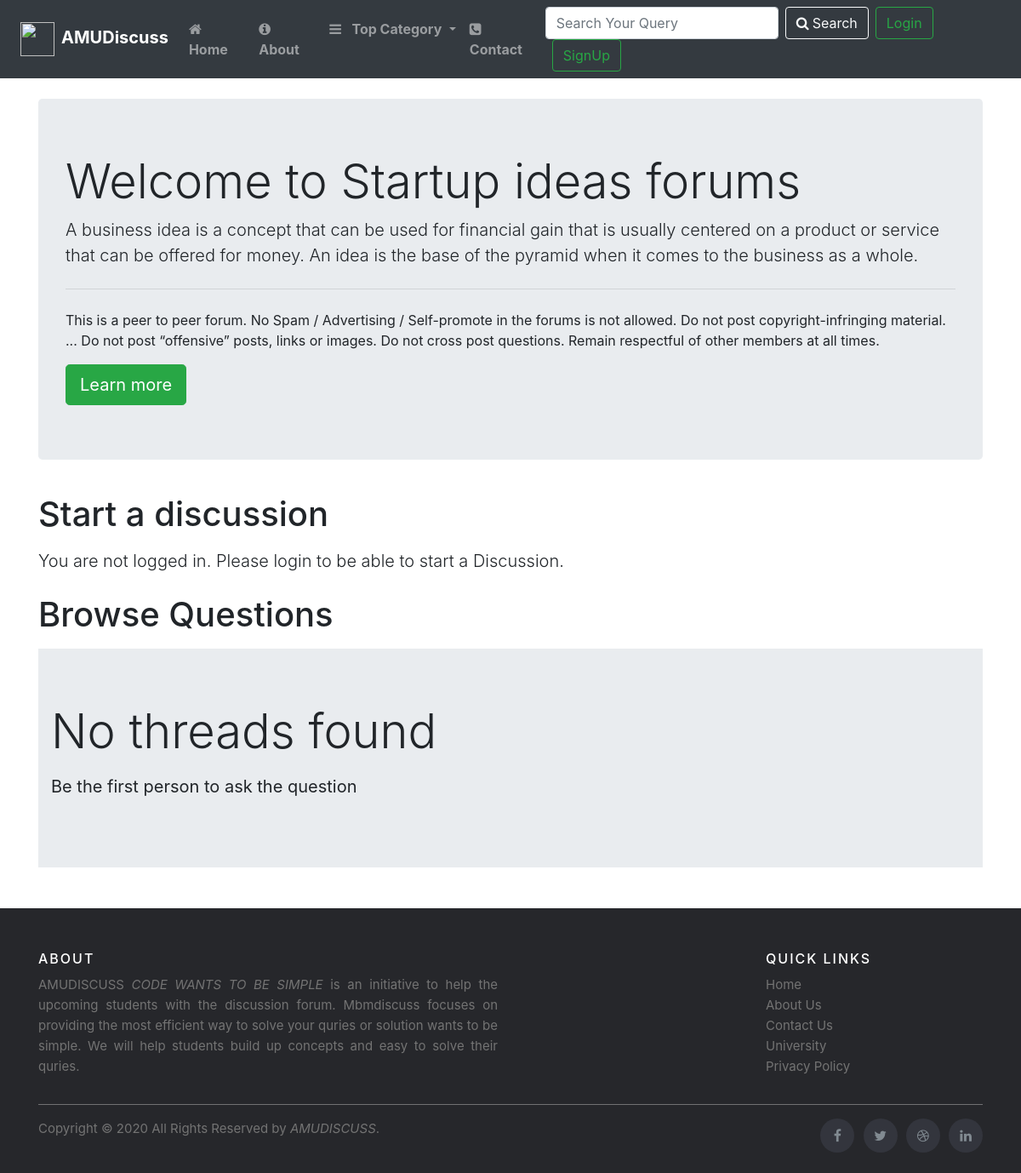
The app's page /threadlist.php?catid=4 with its own data.
### tables this page shows
CREATE TABLE `categories` (
  `category_id` int(8) NOT NULL,
  `category_name` varchar(255) NOT NULL,
  `category_description` varchar(255) NOT NULL,
  `created` datetime DEFAULT current_timestamp()
);

### threadlist.php (the view, shortened to what this page needs)
<!doctype html>
<html lang="en">
<head>
    <link rel="stylesheet" href="https://stackpath.bootstrapcdn.com/bootstrap/4.5.0/css/bootstrap.min.css"
>
        <link rel="stylesheet" href="https://cdnjs.cloudflare.com/ajax/libs/font-awesome/4.7.0/css/font-awesome.min.css">
</head>
<body>
    <?php include 'partial/_header.php'; ?>
    <?php
      $id=$_GET['catid'];
      $sql="SELECT * FROM `categories` WHERE `category_id`=$id";
      $result=mysqli_query($conn, $sql);
      while($row=mysqli_fetch_assoc($result)){
       $catname=$row['category_name'];
       $catdesc=$row['category_description'];
      }
    ?>
    <div class="container my-4">
        <div class="jumbotron">
            <h1 class="display-4">Welcome to <?php echo $catname; ?> forums</h1>
            <p class="lead"><?php echo $catdesc; ?></p>
            <hr class="my-4">
            <p>This is a peer to peer forum. No Spam / Advertising /
                Self-promote in the forums is not allowed. Do not post copyright-infringing material. ...
                Do not post “offensive” posts, links or images. Do not cross post questions.
                Remain respectful of other members at all times.</p>
            <a class="btn btn-success btn-lg" href="#" role="button">Learn more</a>
        </div>
    </div>
    <?php
 if(isset($_SESSION['loggedin']) && $_SESSION['loggedin']=true){
    echo '<div class="container">
        <h1 class="py-2">Start a discussion</h1>
        <form action="'.$_SERVER['REQUEST_URI'].'" method="post">
    <div class="form-group">
        <label for="title">Problem Title</label>
        <input type="text" class="form-control" id="title" name="title" aria-describedby="titleHelp" Required>
        <small id="titleHelp" class="form-text text-muted">Keep your title as short and crisp as
            possible</small>
    </div>
    <input type="hidden" name="sno" value="'.$_SESSION['sno'].'">
    <div class="form-group">
        <label for="exampleFormControlTextarea1">Elaborate Your Problem</label>
        <textarea class="form-control" id="desc" name="desc" rows="3" required></textarea>
    </div>
    <button type="submit" class="btn btn-success">Submit</button>
    </form>
    </div>';
    }
    else{
    echo '   <div class="container">
    <h1 class="py-2">Start a discussion</h1>
    <p class="lead">You are not logged in. Please login to be able to start a Discussion.</p>
  </div>';
    }
    ?>
    <div class="container mb-5">
        <h1 class="py-2">Browse Questions</h1>
        <?php
      $noResult=true;
    if($noResult){
        echo '<div class="jumbotron jumbotron-fluid">
        <div class="container">
          <p class="display-4">No threads found</p>
          <p class="lead"><b>Be the first person to ask the question</b></p>
        </div>
      </div>';
    }
    ?>
    </div>
    <?php include 'partial/footer.php';  ?>
</body>
</html>

### records on screen
categories: category_name "Startup ideas", category_description "A business idea is a concept that can be used for financial gain that is usually centered on a product or service that can be offered for money. An idea is the base of the pyramid when it comes to the business as a whole."
